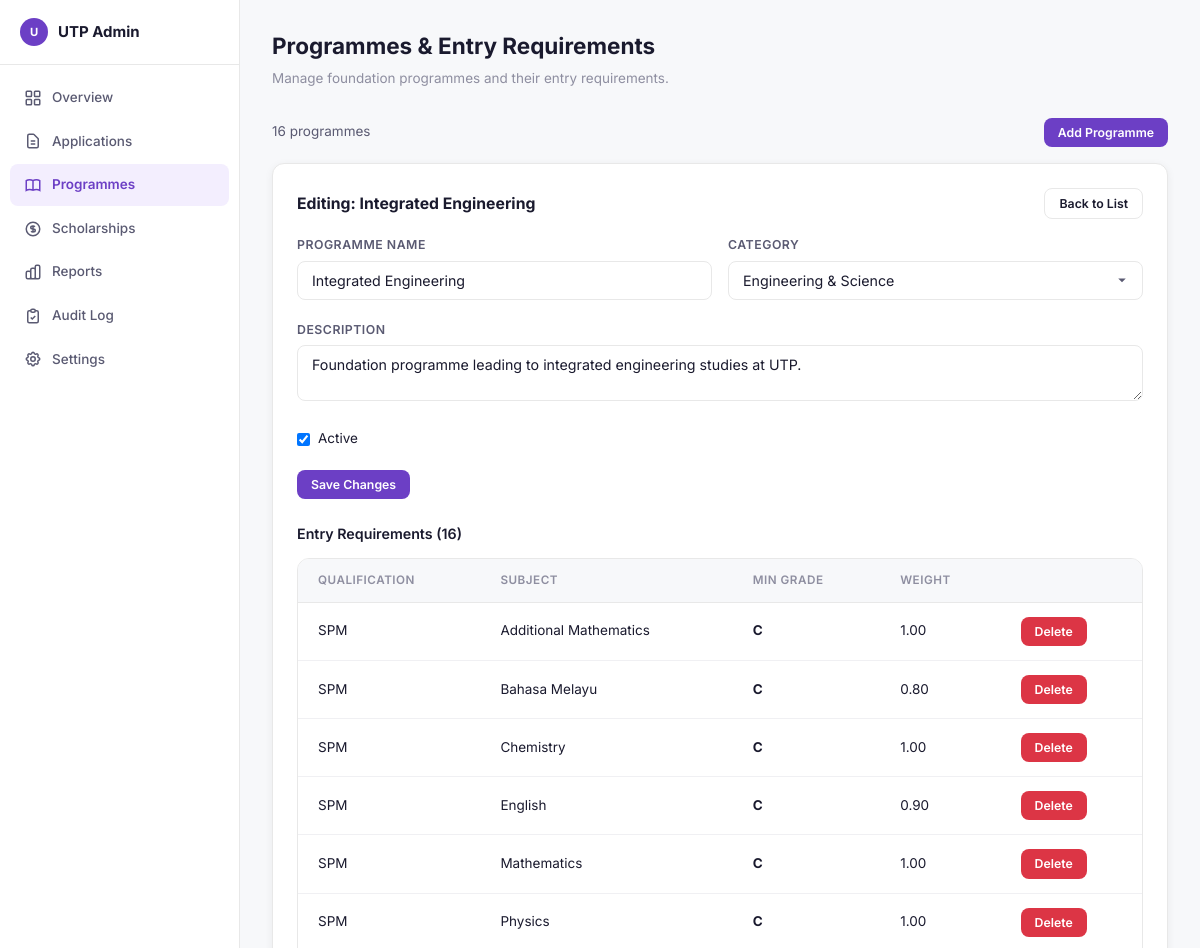
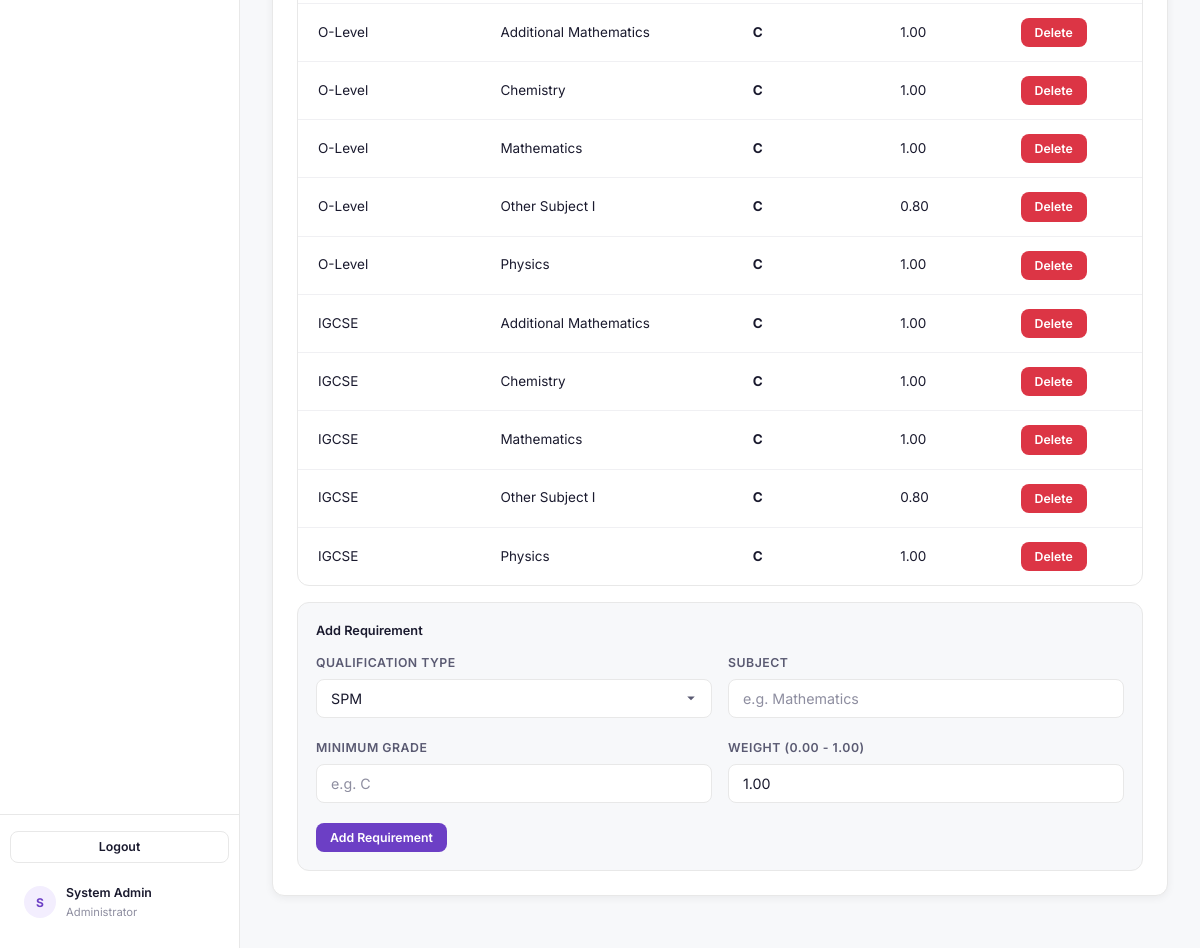
Screenshot of /admin/programmes.php?edit=1 (signed in) with the database file from the repository (2 pictures, top to bottom).
### tables this page shows
CREATE TABLE IF NOT EXISTS programmes (
    id INT AUTO_INCREMENT PRIMARY KEY,
    name VARCHAR(150) NOT NULL,
    category VARCHAR(100) NOT NULL,
    description TEXT,
    duration VARCHAR(50),
    foundation_fee DECIMAL(12,2) DEFAULT 0,
    undergraduate_fee DECIMAL(12,2) DEFAULT 0,
    stem_bonus TINYINT(1) DEFAULT 0,
    is_active TINYINT(1) DEFAULT 1,
    created_at TIMESTAMP DEFAULT CURRENT_TIMESTAMP
);

CREATE TABLE IF NOT EXISTS entry_requirements (
    id INT AUTO_INCREMENT PRIMARY KEY,
    programme_id INT NOT NULL,
    qual_type ENUM('SPM', 'O-Level', 'IGCSE') NOT NULL,
    subject VARCHAR(100) NOT NULL,
    min_grade VARCHAR(10) NOT NULL,
    weight DECIMAL(3,2) DEFAULT 1.00,
    FOREIGN KEY (programme_id) REFERENCES programmes(id) ON DELETE CASCADE
);

### admin/programmes.php (the view, shortened to what this page needs)
<?php
require_once __DIR__ . '/admin_header.php';
$db = getDB();
$programmes = $db->query("SELECT p.*, (SELECT COUNT(*) FROM entry_requirements er WHERE er.programme_id = p.id) as req_count FROM programmes p ORDER BY p.category, p.name")->fetchAll();
$editProg = null;
$editReqs = [];
if (isset($_GET['edit'])) {
    $editId = intval($_GET['edit']);
    $stmt = $db->prepare("SELECT * FROM programmes WHERE id = ?");
    $stmt->execute([$editId]);
    $editProg = $stmt->fetch();
    if ($editProg) {
        $stmt = $db->prepare("SELECT * FROM entry_requirements WHERE programme_id = ? ORDER BY qual_type, subject");
        $stmt->execute([$editId]);
        $editReqs = $stmt->fetchAll();
    }
}
?>
<div class="page-header">
    <h1>Programmes & Entry Requirements</h1>
    <p>Manage foundation programmes and their entry requirements.</p>
</div>
<div class="flex-between mb-4">
    <span style="font-size:0.9rem; color:var(--text-secondary);"><?= count($programmes) ?> programmes</span>
    <button data-modal-target="add_programme_modal" class="btn btn-purple btn-sm">Add Programme</button>
</div>
<?php if ($editProg): ?>
<div class="card mb-6">
    <div class="flex-between mb-4">
        <h3 style="font-size:1.05rem;">Editing: <?= htmlspecialchars($editProg['name']) ?></h3>
        <a href="/admin/programmes.php" class="btn btn-outline btn-sm">Back to List</a>
    </div>
    <form method="POST" style="margin-bottom:24px;">
        <div class="form-row">
            <div class="form-group">
                <label class="form-label">Programme Name</label>
                <input type="text" name="name" class="form-input admin-focus" value="<?= htmlspecialchars($editProg['name']) ?>" required>
            </div>
            <div class="form-group">
                <label class="form-label">Category</label>
                <select name="category" class="form-select" required>
                    <option value="Engineering & Science" <?= $editProg['category'] === 'Engineering & Science' ? 'selected' : '' ?>>Engineering & Science</option>
                </select>
            </div>
        </div>
        <div class="form-group">
            <label class="form-label">Description</label>
            <textarea name="description" class="form-input admin-focus" rows="2"><?= htmlspecialchars($editProg['description']) ?></textarea>
        </div>
        <div class="form-group">
            <label style="display:flex; align-items:center; gap:8px; font-size:0.9rem; cursor:pointer;">
                <input type="checkbox" name="is_active" <?= $editProg['is_active'] ? 'checked' : '' ?>> Active
            </label>
        </div>
        <button type="submit" class="btn btn-purple btn-sm">Save Changes</button>
    </form>
    <h4 style="font-size:0.95rem; font-weight:600; margin-bottom:12px;">Entry Requirements (<?= count($editReqs) ?>)</h4>
    <?php if (!empty($editReqs)): ?>
    <div class="table-wrap mb-4">
        <table>
            <thead><tr><th>Qualification</th><th>Subject</th><th>Min Grade</th><th>Weight</th><th></th></tr></thead>
            <tbody>
            <?php foreach ($editReqs as $req): ?>
                <tr>
                    <td><?= htmlspecialchars($req['qual_type']) ?></td>
                    <td><?= htmlspecialchars($req['subject']) ?></td>
                    <td><strong><?= htmlspecialchars($req['min_grade']) ?></strong></td>
                    <td><?= $req['weight'] ?></td>
                    <td>
                        <form method="POST" style="display:inline;" onsubmit="return confirm('Delete this requirement?')">
                            <button type="submit" class="btn btn-danger btn-sm">Delete</button>
                        </form>
                    </td>
                </tr>
            <?php endforeach; ?>
            </tbody>
        </table>
    </div>
    <?php endif; ?>
    <form method="POST" class="card card-flat" style="background:var(--bg-page); padding:18px;">
        <h5 style="font-size:0.85rem; font-weight:600; margin-bottom:12px;">Add Requirement</h5>
        <div class="form-row">
            <div class="form-group">
                <label class="form-label">Qualification Type</label>
                <select name="qual_type" class="form-select" required>
                    <option value="SPM">SPM</option>
                </select>
            </div>
            <div class="form-group">
                <label class="form-label">Subject</label>
                <input type="text" name="subject" class="form-input admin-focus" placeholder="e.g. Mathematics" required>
            </div>
        </div>
        <div class="form-row">
            <div class="form-group">
                <label class="form-label">Minimum Grade</label>
                <input type="text" name="min_grade" class="form-input admin-focus" placeholder="e.g. C" required>
            </div>
            <div class="form-group">
                <label class="form-label">Weight (0.00 - 1.00)</label>
                <input type="number" name="weight" class="form-input admin-focus" value="1.00" min="0" max="1" step="0.05" required>
            </div>
        </div>
        <button type="submit" class="btn btn-purple btn-sm">Add Requirement</button>
    </form>
</div>
<?php endif; ?>
<?php require_once __DIR__ . '/admin_footer.php'; ?>

### assets/css/style.css (style rules this page uses)
*, *::before, *::after { margin: 0; padding: 0; box-sizing: border-box; }
:root { --orange: #e8630a; --orange-hover: #cf5800; --orange-light: #fff4ec; --orange-badge: #fef0e6; --purple: #6c3fc5; --purple-hover: #5a32a3; --purple-light: #f3eefe; --purple-badge: #ece5f9; --text: #1a1a2e; --text-secondary: #5a5a72; --text-muted: #8e8ea0; --bg: #ffffff; --bg-page: #f7f8fa; --border: #e8e8e8; --border-light: #f0f0f3; --card-shadow: 0 2px 8px rgba(0,0,0,0.06); --card-shadow-hover: 0 4px 16px rgba(0,0,0,0.1); --green: #22a867; --green-bg: #edfaf3; --yellow: #e6a817; --yellow-bg: #fef9ea; --red: #dc3545; --red-bg: #fef0f1; --blue: #3b82f6; --blue-bg: #eff6ff; --radius: 8px; --radius-lg: 12px; --font: 'Inter', -apple-system, BlinkMacSystemFont, sans-serif; }
html { font-size: 15px; }
body { font-family: var(--font); color: var(--text); background: var(--bg-page); line-height: 1.6; -webkit-font-smoothing: antialiased; }
a { color: inherit; text-decoration: none; }
button, input, select, textarea { font-family: inherit; font-size: inherit; }
.btn { display: inline-flex; align-items: center; justify-content: center; gap: 8px; padding: 10px 20px; border-radius: var(--radius); font-weight: 600; font-size: 0.9rem; border: none; cursor: pointer; transition: all 0.2s; text-decoration: none; line-height: 1.4; }
.btn-purple { background: var(--purple); color: #fff; }
.btn-outline { background: transparent; border: 1.5px solid var(--border); color: var(--text); }
.btn-danger { background: var(--red); color: #fff; }
.btn-sm { padding: 6px 14px; font-size: 0.82rem; }
.card { background: var(--bg); border: 1px solid var(--border); border-radius: var(--radius-lg); padding: 24px; box-shadow: var(--card-shadow); transition: box-shadow 0.2s; }
.card-flat { box-shadow: none; }
.form-group { margin-bottom: 20px; }
.form-label { display: block; font-size: 0.82rem; font-weight: 600; color: var(--text-secondary); text-transform: uppercase; letter-spacing: 0.5px; margin-bottom: 6px; }
.form-input { width: 100%; padding: 10px 14px; border: 1.5px solid var(--border); border-radius: var(--radius); font-size: 0.95rem; color: var(--text); background: var(--bg); transition: border-color 0.2s; outline: none; }
.form-input::placeholder { color: var(--text-muted); }
.form-row { display: grid; grid-template-columns: 1fr 1fr; gap: 16px; }
.form-select { width: 100%; padding: 10px 14px; border: 1.5px solid var(--border); border-radius: var(--radius); font-size: 0.95rem; color: var(--text); background: var(--bg); outline: none; cursor: pointer; appearance: none; background-repeat: no-repeat; background-position: right 14px center; }
.table-wrap { background: var(--bg); border: 1px solid var(--border); border-radius: var(--radius-lg); overflow-x: auto; -webkit-overflow-scrolling: touch; }
.table-wrap table { width: 100%; border-collapse: collapse; }
.table-wrap th { text-align: left; padding: 12px 20px; font-size: 0.78rem; font-weight: 600; color: var(--text-muted); text-transform: uppercase; letter-spacing: 0.5px; border-bottom: 1px solid var(--border); background: var(--bg-page); }
.table-wrap td { padding: 14px 20px; font-size: 0.9rem; border-bottom: 1px solid var(--border-light); }
.table-wrap tr:last-child td { border-bottom: none; }
.page-header { margin-bottom: 28px; }
.page-header h1 { font-size: 1.5rem; font-weight: 700; color: var(--text); }
.page-header p { color: var(--text-muted); font-size: 0.9rem; margin-top: 4px; }
.mb-4 { margin-bottom: 16px; }
.mb-6 { margin-bottom: 24px; }
.flex-between { display: flex; justify-content: space-between; align-items: center; }

### rows the page displays
programmes: name "Integrated Engineering", category "Engineering & Science", description "Foundation programme leading to integrated engineering studies at UTP.", is_active "☑"
entry_requirements: qual_type "SPM", subject "Additional Mathematics", min_grade "C", weight "1.00"
entry_requirements: qual_type "SPM", subject "Bahasa Melayu", min_grade "C", weight "0.80"
entry_requirements: qual_type "SPM", subject "Chemistry", min_grade "C", weight "1.00"
entry_requirements: qual_type "SPM", subject "English", min_grade "C", weight "0.90"
entry_requirements: qual_type "SPM", subject "Mathematics", min_grade "C", weight "1.00"
entry_requirements: qual_type "SPM", subject "Physics", min_grade "C", weight "1.00"
entry_requirements: qual_type "O-Level", subject "Additional Mathematics", min_grade "C", weight "1.00"
entry_requirements: qual_type "O-Level", subject "Chemistry", min_grade "C", weight "1.00"
entry_requirements: qual_type "O-Level", subject "Mathematics", min_grade "C", weight "1.00"
entry_requirements: qual_type "O-Level", subject "Other Subject I", min_grade "C", weight "0.80"
entry_requirements: qual_type "O-Level", subject "Physics", min_grade "C", weight "1.00"
entry_requirements: qual_type "IGCSE", subject "Additional Mathematics", min_grade "C", weight "1.00"
entry_requirements: qual_type "IGCSE", subject "Chemistry", min_grade "C", weight "1.00"
entry_requirements: qual_type "IGCSE", subject "Mathematics", min_grade "C", weight "1.00"
entry_requirements: qual_type "IGCSE", subject "Other Subject I", min_grade "C", weight "0.80"
entry_requirements: qual_type "IGCSE", subject "Physics", min_grade "C", weight "1.00"

### other values shown
$initials "S"
$currentUser['full_name'] "System Admin"
count($programmes) "16"
count($editReqs) "16"
